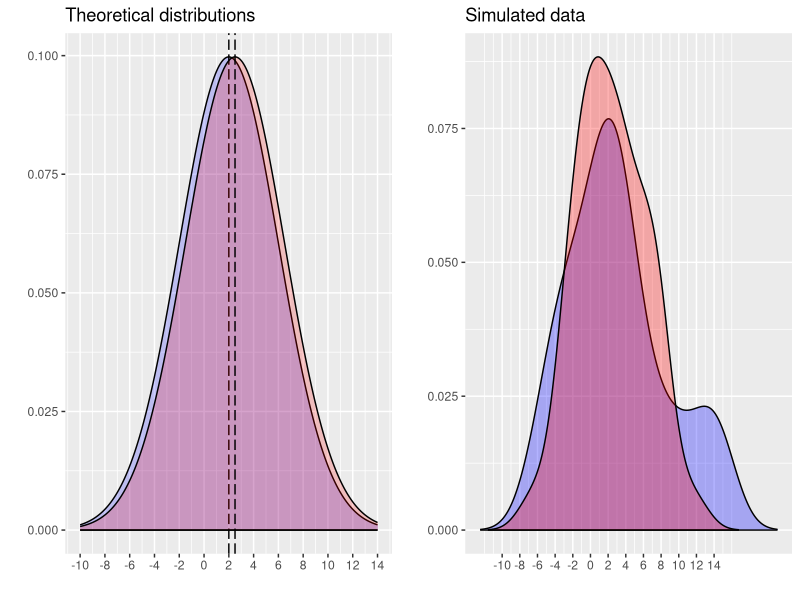
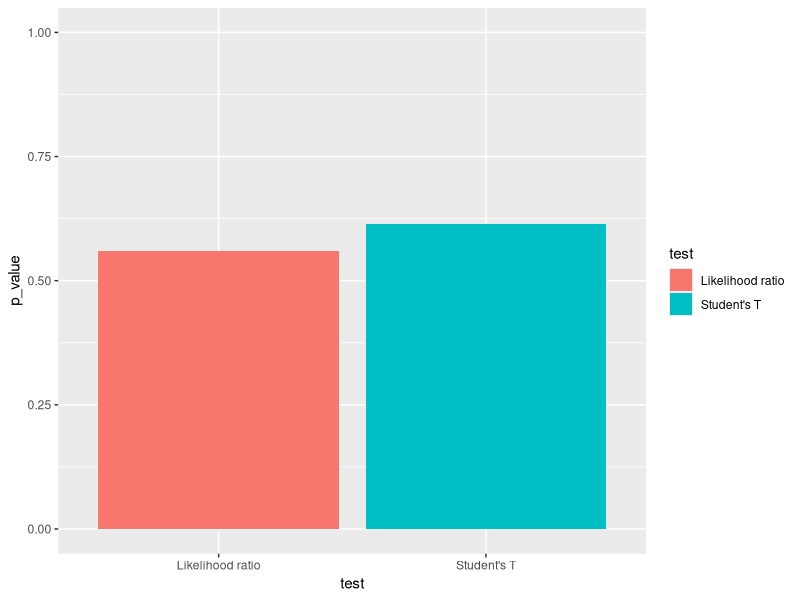

The R script that drew these images, in order:
## ---- chunk 1
knitr::opts_chunk$set(echo = FALSE)
## ---- chunk 2
library("ggfortify")
library("magrittr")

# Multiple plot function
#
# ggplot objects can be passed in ..., or to plotlist (as a list of ggplot objects)
# - cols:   Number of columns in layout
# - layout: A matrix specifying the layout. If present, 'cols' is ignored.
#
# If the layout is something like matrix(c(1,2,3,3), nrow=2, byrow=TRUE),
# then plot 1 will go in the upper left, 2 will go in the upper right, and
# 3 will go all the way across the bottom.
#
multiplot <- function(..., plotlist=NULL, file, cols=1, layout=NULL) {
  library(grid)
  
  # Make a list from the ... arguments and plotlist
  plots <- c(list(...), plotlist)
  
  numPlots = length(plots)
  
  # If layout is NULL, then use 'cols' to determine layout
  if (is.null(layout)) {
    # Make the panel
    # ncol: Number of columns of plots
    # nrow: Number of rows needed, calculated from # of cols
    layout <- matrix(seq(1, cols * ceiling(numPlots/cols)),
                     ncol = cols, nrow = ceiling(numPlots/cols))
  }
  
  if (numPlots==1) {
    print(plots[[1]])
    
  } else {
    # Set up the page
    grid.newpage()
    pushViewport(viewport(layout = grid.layout(nrow(layout), ncol(layout))))
    
    # Make each plot, in the correct location
    for (i in 1:numPlots) {
      # Get the i,j matrix positions of the regions that contain this subplot
      matchidx <- as.data.frame(which(layout == i, arr.ind = TRUE))
      
      print(plots[[i]], vp = viewport(layout.pos.row = matchidx$row,
                                      layout.pos.col = matchidx$col))
    }
  }
}

## ---- chunk 3
x <- rnorm(20, 2, 4)
y <- rnorm(40, 2.5, 4)
xy <- c(x, y)
## ---- chunk 4
x.mean <- mean(x)
y.mean <- mean(y)
## ---- chunk 5
p <- ggdistribution(dnorm, x = seq(-10, 14, 0.1), mean = 2, sd = 4, fill = "blue", alpha = 0.2) +
  geom_vline(xintercept = 2, linetype = "longdash") +
  scale_x_continuous(breaks = seq(-10, 14, 2))

p <- ggdistribution(dnorm, x = seq(-10, 14, 0.1), p = p, mean = 2.5, sd = 4, fill = "red", alpha = 0.2) +
  geom_vline(xintercept = 2.5, linetype = "longdash") +
  ggtitle(label = "Theoretical distributions")

q <- autoplot(density(x), fill = "blue")
q <- autoplot(density(y), p = q, fill = "red") +
  ggtitle("Simulated data") +
  scale_x_continuous(breaks = seq(-10, 14, 2))

multiplot(p, q, cols = 2)
## ---- chunk 6
mllk.normal <- function(params, data) {
  -(sum(log(dnorm(data, mean = params, sd = 4))))
}
## ---- chunk 7
# Full model
x.params <- optimize(mllk.normal, interval = c(-10, 10), data = x)
y.params <- optimize(mllk.normal, interval = c(-10, 10), data = y)

# Nested model
xy.params <- optimize(mllk.normal, interval = c(-10, 10), data = xy)

## ---- chunk 8
# Full model
full.model.l <- c(dnorm(x, mean = x.params$minimum, sd = 4),
                  dnorm(y, mean = y.params$minimum, sd = 4)) %>%
  prod

# Nested model
nested.model.l <- dnorm(xy, mean = xy.params$minimum, sd = 4) %>%
  prod
## ---- chunk 9
q <- nested.model.l / full.model.l
## ---- chunk 10
statistic <- -2 * log(q)
## ---- chunk 11
lrt.pval <- 1 - pchisq(statistic, df = 1)
lrt.pval
## ---- chunk 12
ttest.pval <- t.test(x, y,
                     var.equal = TRUE,
                     alternative = "two.sided")$p.value

ttest.pval
## ---- chunk 13
ggplot(data = data.frame(test = as.factor(c("Likelihood ratio", "Student's T")), p_value = c(lrt.pval, ttest.pval))) +
  geom_bar(aes(x = test, y = p_value, fill = test), stat = "identity") +
  scale_y_continuous(limits = 0:1)
